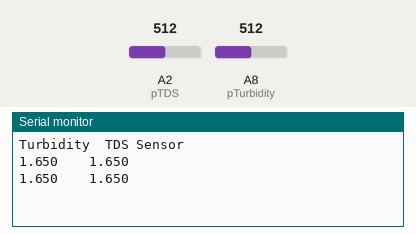
Simulated run of this sketch. Board: Arduino Mega 2560, built with avr-gcc and run on an emulated ATmega2560. Shown: the last lines printed to the serial monitor. The test bench sets the inputs (shaded band); at power-on: A2 (pTDS) = 512, A8 (pTurbidity) = 512.

Above: at 3.2 s.
3.3 s: A2 (pTDS) set to 716
At 4.6 s:
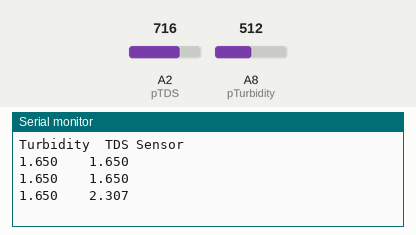
4.8 s: A8 (pTurbidity) set to 716
At 5.8 s:
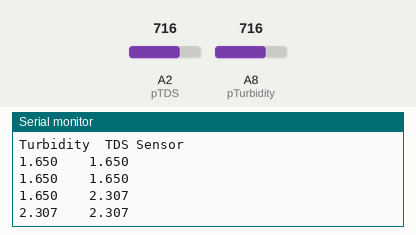
6.3 s: A2 (pTDS) set to 900
At 7.4 s:
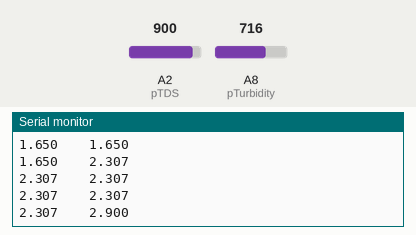
7.8 s: A8 (pTurbidity) set to 900
At 8.8 s:
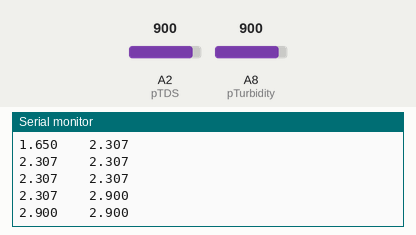
Timing chart, 0 to 10.3 s (numbered marks = the images above; inputs shaded):
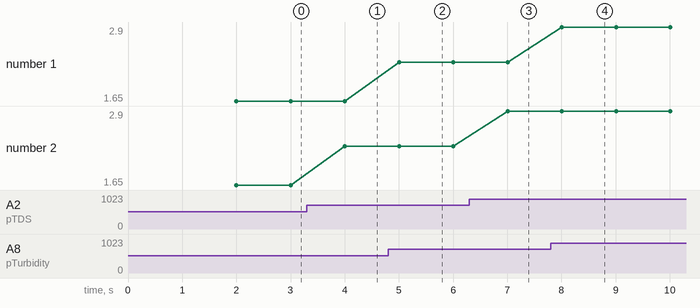

The sketch:

XIAO_WaterSensors.ino
```cpp
/*
 * File: XIAO_WaterSensors.ino
 *
 * Grove Turbidity & TDS Sensor connected to Seeeduino XIAO
 * via Grove Shield for Seeduino XIAO
 *
 * 2020-07-19 Claus Kühnel info@ckuehnel.ch
 */

#define pTurbidity A8
#define pTDS A2

void setup()
{
  Serial.begin(115200);
  delay(2000); // wait for Serial Monitor
  Serial.println("Turbidity\tTDS Sensor");
}

void loop()
{
  int sensorValue = analogRead(pTurbidity);// read the voltage of Grove Turbidity Sensor
  float voltage = sensorValue * (3.3 / 1024.0); // Convert the analog reading (which goes from 0 - 1023) to a voltage (0 - 5V):
  Serial.print(voltage, 3); // print out the value you read:
  Serial.print("\t\t");
  sensorValue = analogRead(pTDS);// read the voltage of Grove TDS Sensor
  voltage = sensorValue * (3.3 / 1024.0); // Convert the analog reading (which goes from 0 - 1023) to a voltage (0 - 5V):
  Serial.println(voltage, 3); // print out the value you read:
  delay(1000);
}
```

Measured:
- after the input at 3.3 s, the serial monitor: prints a new line after 0.70 s (image 1)
- after the input at 4.8 s, the serial monitor: prints a new line after 0.20 s (image 2)
- after the input at 6.3 s, the serial monitor: prints a new line after 0.71 s (image 3)
- after the input at 7.8 s, the serial monitor: prints a new line after 0.21 s (image 4)
- plotted number 2: 1.65 → 2.31 after the input at 3.3 s, 2.31 → 2.9 after the input at 6.3 s
